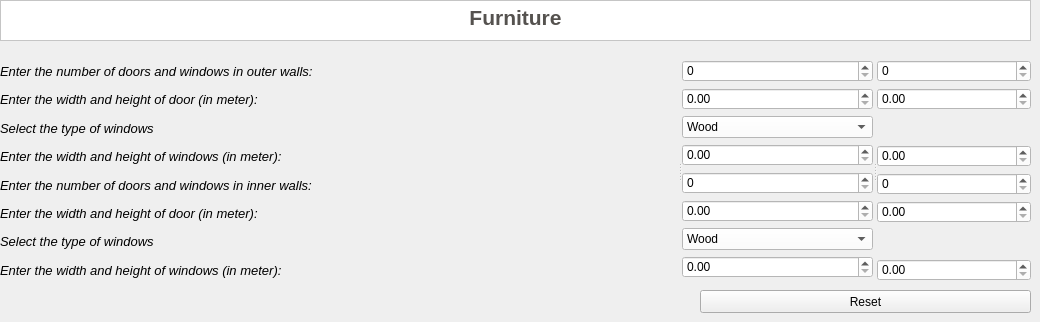
      <widget class="QWidget" name="page_16">
       <widget class="QTextBrowser" name="TBF_16">
        <property name="geometry">
         <rect>
          <x>0</x>
          <y>0</y>
          <width>1031</width>
          <height>41</height>
         </rect>
        </property>
        <property name="styleSheet">
         <string notr="true">background-color:rgb(255, 255, 255)</string>
        </property>
        <property name="html">
         <string>&lt;!DOCTYPE HTML PUBLIC &quot;-//W3C//DTD HTML 4.0//EN&quot; &quot;http://www.w3.org/TR/REC-html40/strict.dtd&quot;&gt;
&lt;html&gt;&lt;head&gt;&lt;meta name=&quot;qrichtext&quot; content=&quot;1&quot; /&gt;&lt;style type=&quot;text/css&quot;&gt;
p, li { white-space: pre-wrap; }
&lt;/style&gt;&lt;/head&gt;&lt;body style=&quot; font-family:'MS Shell Dlg 2'; font-size:7.8pt; font-weight:400; font-style:normal;&quot;&gt;
&lt;p align=&quot;center&quot; style=&quot; margin-top:0px; margin-bottom:0px; margin-left:0px; margin-right:0px; -qt-block-indent:0; text-indent:0px;&quot;&gt;&lt;span style=&quot; font-size:16pt; font-weight:600; color:#55524f;&quot;&gt;Furniture&lt;/span&gt;&lt;/p&gt;&lt;/body&gt;&lt;/html&gt;</string>
        </property>
       </widget>
       <widget class="QSplitter" name="splitter_19">
        <property name="geometry">
         <rect>
          <x>0</x>
          <y>60</y>
          <width>1031</width>
          <height>221</height>
         </rect>
        </property>
        <property name="orientation">
         <enum>Qt::Horizontal</enum>
        </property>
        <widget class="QWidget" name="layoutWidget_20">
         <layout class="QVBoxLayout" name="verticalLayout_35">
          <item>
           <widget class="QLabel" name="label_53">
            <property name="font">
             <font>
              <pointsize>10</pointsize>
              <italic>true</italic>
             </font>
            </property>
            <property name="text">
             <string>Enter the number of doors and windows in outer walls:</string>
            </property>
           </widget>
          </item>
          <item>
           <widget class="QLabel" name="label_54">
            <property name="font">
             <font>
              <pointsize>10</pointsize>
              <italic>true</italic>
             </font>
            </property>
            <property name="text">
             <string>Enter the width and height of door (in meter):</string>
            </property>
           </widget>
          </item>
          <item>
           <widget class="QLabel" name="label_55">
            <property name="font">
             <font>
              <pointsize>10</pointsize>
              <italic>true</italic>
             </font>
            </property>
            <property name="text">
             <string>Select the type of windows</string>
            </property>
           </widget>
          </item>
          <item>
           <widget class="QLabel" name="label_56">
            <property name="font">
             <font>
              <pointsize>10</pointsize>
              <italic>true</italic>
             </font>
            </property>
            <property name="text">
             <string>Enter the width and height of windows (in meter):</string>
            </property>
           </widget>
          </item>
          <item>
           <widget class="QLabel" name="label_57">
            <property name="font">
             <font>
              <pointsize>10</pointsize>
              <italic>true</italic>
             </font>
            </property>
            <property name="text">
             <string>Enter the number of doors and windows in inner walls:</string>
            </property>
           </widget>
          </item>
          <item>
           <widget class="QLabel" name="label_58">
            <property name="font">
             <font>
              <pointsize>10</pointsize>
              <italic>true</italic>
             </font>
            </property>
            <property name="text">
             <string>Enter the width and height of door (in meter):</string>
            </property>
           </widget>
          </item>
          <item>
           <widget class="QLabel" name="label_59">
            <property name="font">
             <font>
              <pointsize>10</pointsize>
              <italic>true</italic>
             </font>
            </property>
            <property name="text">
             <string>Select the type of windows</string>
            </property>
           </widget>
          </item>
          <item>
           <widget class="QLabel" name="label_60">
            <property name="font">
             <font>
              <pointsize>10</pointsize>
              <italic>true</italic>
             </font>
            </property>
            <property name="text">
             <string>Enter the width and height of windows (in meter):</string>
            </property>
           </widget>
          </item>
         </layout>
        </widget>
        <widget class="QWidget" name="layoutWidget_21">
         <layout class="QVBoxLayout" name="verticalLayout_36">
          <item>
           <widget class="QSpinBox" name="DSNOD_3">
            <property name="minimumSize">
             <size>
              <width>71</width>
              <height>22</height>
             </size>
            </property>
            <property name="styleSheet">
             <string notr="true">background-color:rgb(255, 255, 255)</string>
            </property>
           </widget>
          </item>
          <item>
           <widget class="QDoubleSpinBox" name="DSODW_3">
            <property name="styleSheet">
             <string notr="true">background-color: rgb(255, 255, 255);</string>
            </property>
           </widget>
          </item>
          <item>
           <widget class="QComboBox" name="CBTWO_3">
            <property name="styleSheet">
             <string notr="true">background-color: rgb(255, 255, 255);</string>
            </property>
            <item>
             <property name="text">
              <string>Wood</string>
             </property>
            </item>
            <item>
             <property name="text">
              <string>Aluminium</string>
             </property>
            </item>
            <item>
             <property name="text">
              <string>PVC</string>
             </property>
            </item>
           </widget>
          </item>
          <item>
           <widget class="QDoubleSpinBox" name="DSOWNW_3">
            <property name="styleSheet">
             <string notr="true">background-color: rgb(255, 255, 255);</string>
            </property>
            <property name="singleStep">
             <double>0.010000000000000</double>
            </property>
           </widget>
          </item>
          <item>
           <widget class="QSpinBox" name="DSNDI_3">
            <property name="minimumSize">
             <size>
              <width>71</width>
              <height>22</height>
             </size>
            </property>
            <property name="styleSheet">
             <string notr="true">background-color:rgb(255, 255, 255)</string>
            </property>
           </widget>
          </item>
          <item>
           <widget class="QDoubleSpinBox" name="DSIDW_3">
            <property name="styleSheet">
             <string notr="true">background-color: rgb(255, 255, 255);</string>
            </property>
           </widget>
          </item>
          <item>
           <widget class="QComboBox" name="CBTWI_3">
            <property name="styleSheet">
             <string notr="true">background-color: rgb(255, 255, 255);</string>
            </property>
            <item>
             <property name="text">
              <string>Wood</string>
             </property>
            </item>
            <item>
             <property name="text">
              <string>Aluminium</string>
             </property>
            </item>
            <item>
             <property name="text">
              <string>PVC</string>
             </property>
            </item>
           </widget>
          </item>
          <item>
           <widget class="QDoubleSpinBox" name="DSIWNW_3">
            <property name="styleSheet">
             <string notr="true">background-color: rgb(255, 255, 255);</string>
            </property>
           </widget>
          </item>
         </layout>
        </widget>
        <widget class="QWidget" name="layoutWidget_22">
         <layout class="QVBoxLayout" name="verticalLayout_37">
          <item>
           <widget class="QSpinBox" name="DSNOW_3">
            <property name="minimumSize">
             <size>
              <width>71</width>
              <height>22</height>
             </size>
            </property>
            <property name="styleSheet">
             <string notr="true">background-color:rgb(255, 255, 255)</string>
            </property>
           </widget>
          </item>
          <item>
           <widget class="QDoubleSpinBox" name="DSODH_3">
            <property name="styleSheet">
             <string notr="true">background-color: rgb(255, 255, 255);</string>
            </property>
           </widget>
          </item>
          <item>
           <spacer name="verticalSpacer_5">
            <property name="orientation">
             <enum>Qt::Vertical</enum>
            </property>
            <property name="sizeHint" stdset="0">
             <size>
              <width>20</width>
              <height>40</height>
             </size>
            </property>
           </spacer>
          </item>
          <item>
           <widget class="QDoubleSpinBox" name="DSOWNH_3">
            <property name="styleSheet">
             <string notr="true">background-color: rgb(255, 255, 255);</string>
            </property>
            <property name="singleStep">
             <double>0.010000000000000</double>
            </property>
           </widget>
          </item>
          <item>
           <widget class="QSpinBox" name="DSNWI_3">
            <property name="minimumSize">
             <size>
              <width>71</width>
              <height>22</height>
             </size>
            </property>
            <property name="styleSheet">
             <string notr="true">background-color:rgb(255, 255, 255)</string>
            </property>
           </widget>
          </item>
          <item>
           <widget class="QDoubleSpinBox" name="DSIDH_3">
            <property name="styleSheet">
             <string notr="true">background-color: rgb(255, 255, 255);</string>
            </property>
           </widget>
          </item>
          <item>
           <spacer name="verticalSpacer_6">
            <property name="orientation">
             <enum>Qt::Vertical</enum>
            </property>
            <property name="sizeHint" stdset="0">
             <size>
              <width>20</width>
              <height>40</height>
             </size>
            </property>
           </spacer>
          </item>
          <item>
           <widget class="QDoubleSpinBox" name="DSIWNH_3">
            <property name="styleSheet">
             <string notr="true">background-color: rgb(255, 255, 255);</string>
            </property>
           </widget>
          </item>
         </layout>
        </widget>
       </widget>
       <widget class="QPushButton" name="pushButton_18">
        <property name="geometry">
         <rect>
          <x>700</x>
          <y>290</y>
          <width>331</width>
          <height>23</height>
         </rect>
        </property>
        <property name="text">
         <string>Reset</string>
        </property>
       </widget>
      </widget>
